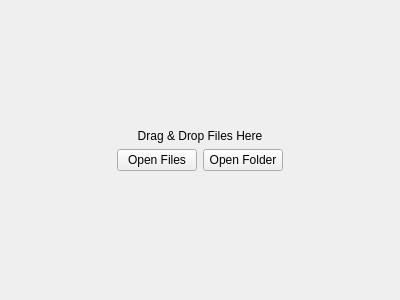
<?xml version="1.0" encoding="UTF-8"?>
<ui version="4.0">
 <class>DndAreaWidget</class>
 <widget class="QWidget" name="DndAreaWidget">
  <property name="geometry">
   <rect>
    <x>0</x>
    <y>0</y>
    <width>400</width>
    <height>300</height>
   </rect>
  </property>
  <property name="sizePolicy">
   <sizepolicy hsizetype="Expanding" vsizetype="Expanding">
    <horstretch>0</horstretch>
    <verstretch>0</verstretch>
   </sizepolicy>
  </property>
  <layout class="QVBoxLayout" name="verticalLayout">
   <item>
    <spacer name="topSpacer">
     <property name="orientation">
      <enum>Qt::Vertical</enum>
     </property>
     <property name="sizeHint" stdset="0">
      <size>
       <width>20</width>
       <height>40</height>
      </size>
     </property>
    </spacer>
   </item>
   <item>
    <widget class="QLabel" name="dndLabel">
     <property name="text">
      <string>Drag &amp; Drop Files Here</string>
     </property>
     <property name="alignment">
      <set>Qt::AlignCenter</set>
     </property>
    </widget>
   </item>
   <item>
    <layout class="QHBoxLayout" name="buttonLayout">
     <item>
      <spacer name="leftSpacer">
       <property name="orientation">
        <enum>Qt::Horizontal</enum>
       </property>
       <property name="sizeHint" stdset="0">
        <size>
         <width>40</width>
         <height>20</height>
        </size>
       </property>
      </spacer>
     </item>
     <item>
      <widget class="QPushButton" name="openFilesButton">
       <property name="text">
        <string>Open Files</string>
       </property>
      </widget>
     </item>
     <item>
      <widget class="QPushButton" name="openFolderButton">
       <property name="text">
        <string>Open Folder</string>
       </property>
      </widget>
     </item>
     <item>
      <spacer name="rightSpacer">
       <property name="orientation">
        <enum>Qt::Horizontal</enum>
       </property>
       <property name="sizeHint" stdset="0">
        <size>
         <width>40</width>
         <height>20</height>
        </size>
       </property>
      </spacer>
     </item>
    </layout>
   </item>
   <item>
    <spacer name="bottomSpacer">
     <property name="orientation">
      <enum>Qt::Vertical</enum>
     </property>
     <property name="sizeHint" stdset="0">
      <size>
       <width>20</width>
       <height>40</height>
      </size>
     </property>
    </spacer>
   </item>
  </layout>
 </widget>
 <resources/>
 <connections/>
</ui>
